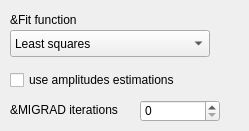
                  <widget class="QWidget" name="Wiz_FitterPage" >
                    <attribute name="id" >
                      <number>1</number>
                    </attribute>
                    <widget class="QLabel" name="Wiz_FitFunctionLbl" >
                      <property name="geometry" >
                        <rect>
                          <x>10</x>
                          <y>10</y>
                          <width>200</width>
                          <height>20</height>
                        </rect>
                      </property>
                      <property name="text" >
                        <string>&amp;Fit function</string>
                      </property>
                      <property name="textFormat" >
                        <enum>Qt::AutoText</enum>
                      </property>
                      <property name="buddy" stdset="0" >
                        <cstring>Wiz_FitFuncCmb</cstring>
                      </property>
                      <property name="wordWrap" >
                        <bool>false</bool>
                      </property>
                    </widget>
                    <widget class="QComboBox" name="Wiz_FitFuncCmb" >
                      <property name="geometry" >
                        <rect>
                          <x>10</x>
                          <y>30</y>
                          <width>200</width>
                          <height>27</height>
                        </rect>
                      </property>
                      <property name="toolTip" stdset="0" >
                        <string>Type of function used for minimization</string>
                      </property>
                      <item>
                        <property name="text" >
                          <string>Least squares</string>
                        </property>
                      </item>
                      <item>
                        <property name="text" >
                          <string>Chi square</string>
                        </property>
                      </item>
                      <item>
                        <property name="text" >
                          <string>Chi Pearson</string>
                        </property>
                      </item>
                      <item>
                        <property name="text" >
                          <string>Chi Neyman</string>
                        </property>
                      </item>
                      <item>
                        <property name="text" >
                          <string>Chi gamma</string>
                        </property>
                      </item>
                      <item>
                        <property name="text" >
                          <string>ML Poisson</string>
                        </property>
                      </item>
                    </widget>
                    <widget class="QCheckBox" name="Wiz_UseAmplEstimChk" >
                      <property name="geometry" >
                        <rect>
                          <x>10</x>
                          <y>70</y>
                          <width>230</width>
                          <height>20</height>
                        </rect>
                      </property>
                      <property name="text" >
                        <string>use amplitudes estimations</string>
                      </property>
                      <property name="toolTip" stdset="0" >
                        <string>Selects amplitude estimation routine MINUIT minimization</string>
                      </property>
                    </widget>
                    <widget class="QLabel" name="Wiz_MigradIterLbl" >
                      <property name="geometry" >
                        <rect>
                          <x>10</x>
                          <y>100</y>
                          <width>120</width>
                          <height>20</height>
                        </rect>
                      </property>
                      <property name="text" >
                        <string>&amp;MIGRAD iterations</string>
                      </property>
                      <property name="buddy" stdset="0" >
                        <cstring>Wiz_MigradIterSpin</cstring>
                      </property>
                      <property name="wordWrap" >
                        <bool>false</bool>
                      </property>
                    </widget>
                    <widget class="QSpinBox" name="Wiz_MigradIterSpin" >
                      <property name="geometry" >
                        <rect>
                          <x>140</x>
                          <y>100</y>
                          <width>80</width>
                          <height>22</height>
                        </rect>
                      </property>
                      <property name="maximum" >
                        <number>10000</number>
                      </property>
                      <property name="singleStep" >
                        <number>100</number>
                      </property>
                      <property name="toolTip" stdset="0" >
                        <string>Number of iterations of MIGRAD command of MINUIT</string>
                      </property>
                    </widget>
                  </widget>
